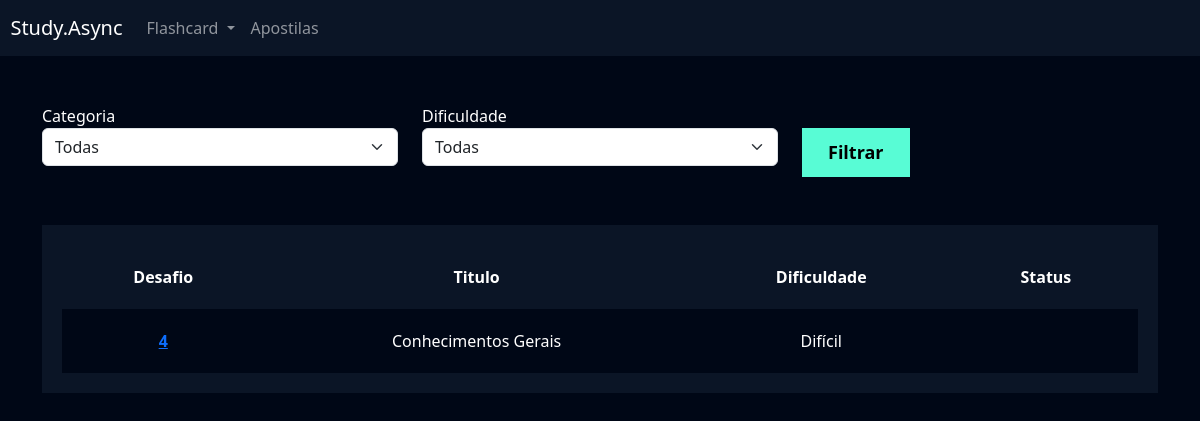
Page /flashcard/listar_desafio/ (signed in) on the committed database.
### flashcard/models.py (models this page shows, shortened)
class Desafio(models.Model):
    user = models.ForeignKey(User, on_delete=models.DO_NOTHING)
    titulo = models.CharField(max_length=100)
    categoria = models.ManyToManyField(Categoria)
    quantidade_perguntas = models.IntegerField()
    dificuldade = models.CharField(
        max_length=1, choices=Flashcard.DIFICULDADE_CHOICES
    )
    flashcards = models.ManyToManyField(FlashcardDesafio)

### flashcard/views.py (the view)
# urls.py: path('listar_desafio/', views.listar_desafio, name='listar_desafio'),
def listar_desafio(request):
    desafios = Desafio.objects.filter(user=request.user)
    categorias = Categoria.objects.all()
    dificuldades = Flashcard.DIFICULDADE_CHOICES
    return render(
        request,
        'listar_desafio.html',
        {
            'desafios': desafios,
            'categorias': categorias,
            'dificuldades': dificuldades,
        },
    )

### flashcard/models.py (called while the page is built)
    def __str__(self):
        return self.nome

### flashcard/templates/listar_desafio.html (shortened to what this page needs)
{% extends "base.html" %}
{% load static %}
{% block 'cabecalho' %}
    <link href="{% static 'usuarios/css/cadastro.css' %}" rel="stylesheet">
    <link href="{% static 'flashcard/css/novo_flashcard.css' %}" rel="stylesheet">
    <link href="{% static 'flashcard/css/iniciar_desafio.css' %}" rel="stylesheet">
    <link href="{% static 'flashcard/css/desafio.css' %}" rel="stylesheet">
    <link href='https://unpkg.com/boxicons@2.1.4/css/boxicons.min.css' rel='stylesheet'>
{% endblock 'cabecalho' %}
{% block 'conteudo' %}
{% include "partials/header.html" %}
    <div class="container">
        <br>
        <br>
        <div class="row">
            <div class="col-md">
                <form action="}" method="GET">
                <label for="">Categoria</label>
                <select name="categoria" class="form-select">
                    <option value="">Todas</option>
                </select>
            </div>
            <div class="col-md">
                <label for="">Dificuldade</label>
                <select name="dificuldade" class="form-select">
                    <option value="">Todas</option>
                </select>
            </div>
            <div class="col-md">
                <br>
                <input type="submit" value="Filtrar" class="btn-cadastro">
            </div>
        </div>
        <br>
        <br>
        <div class="box-listar">
            <table>
                <thead>
                  <tr>
                    <th scope="col">Desafio</th>
                    <th scope="col">Titulo</th>
                    <th scope="col">Dificuldade</th>
                    <th scope="col">Status</th>
                  </tr>
                </thead>
                <tbody>
                    {% for desafio in desafios %}
                        <tr class="linha">
                            <th><a href="{% url 'desafio' desafio.id %}">{{desafio.id}}</a></th>
                            <td>{{desafio.titulo}}</td>
                            <td>{{desafio.get_dificuldade_display}}</td>
                            <td>{{desafio.status}}</td>
                        </tr>
                  {% endfor %}
                </tbody>
              </table>
        </div>
    </div>
{% endblock 'conteudo' %}

### templates/static/geral/css/base.css (style rules this page uses)
:root { --main-color: #0b1526; --dark-color: #000716; --secondary-dark-color: rgb(15, 2, 26); --light-color: #00c1f3; --contrast-color: #f4c96b; --differential-color: #58fcd5; }
body { background-color: var(--dark-color) !important; color: white !important; }

### templates/static/usuarios/css/cadastro.css (style rules this page uses)
* { margin: 0; padding: 0; }
.btn-cadastro { padding: 10px; background-color: #58fcd5; border: none; border: 1px solid #58fcd5; font-size: 18px; font-weight: bold; padding-left: 25px; padding-right: 25px; }

### templates/static/flashcard/css/desafio.css (style rules this page uses)
.box-listar { background-color: #0b1526; padding: 20px; }
table { width: 100%; padding: 20px; text-align: center; }
.linha { height: 40px; background-color: var(--dark-color); padding: 20px; }
td, th { padding: 20px; }
tr { background-color: var(--main-color); }

### rows in the picture
Desafio: id "4", titulo "Conhecimentos Gerais", dificuldade "Difícil"
